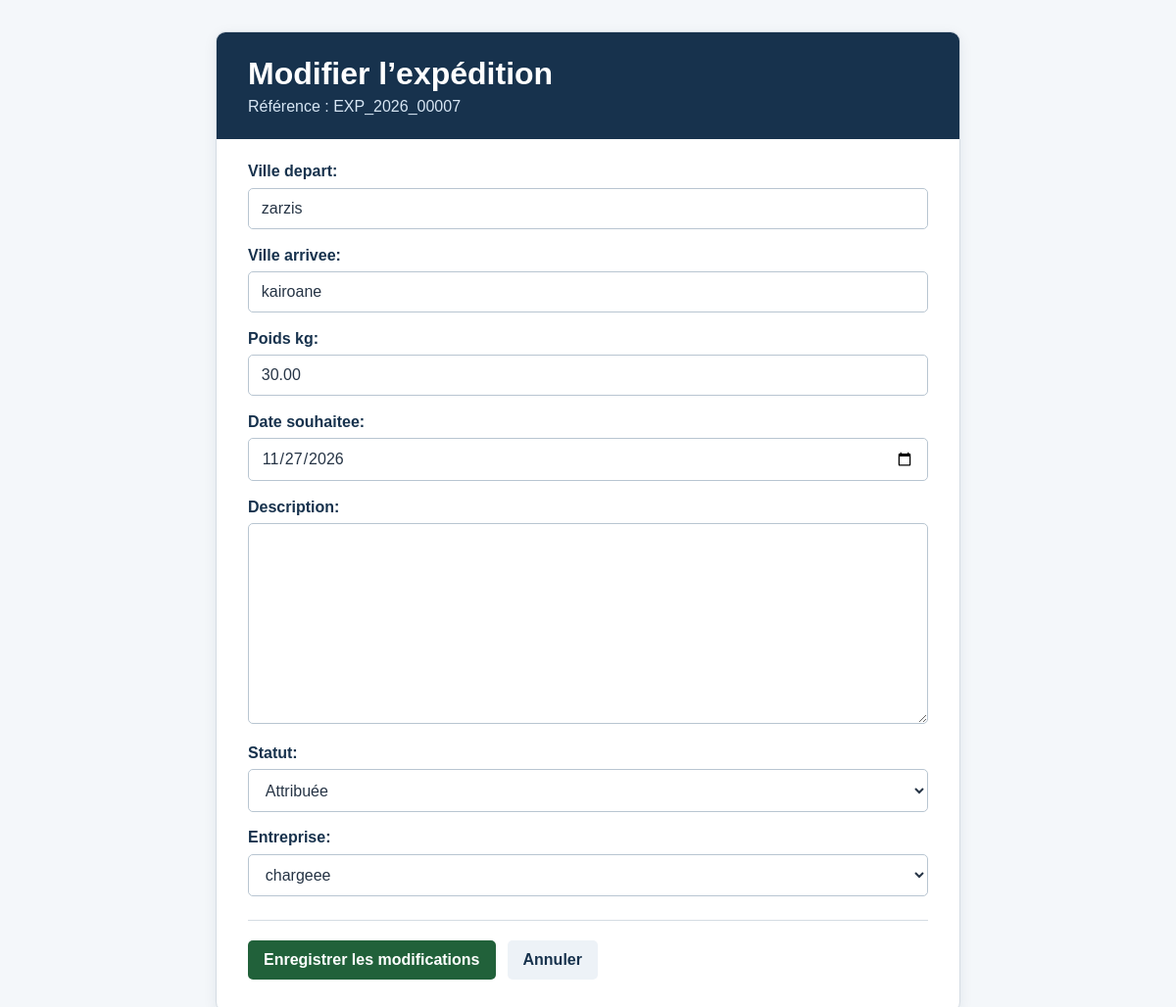
The app's page /expedition/expedition/8/update/ (signed in) with its own data.
### ExpeditionApp/models.py (models this page shows, shortened)
class Expedition(models.Model):
    STATUT_CHOICES = [
        ('publiee', 'Publiée'),
        ('attribuee', 'Attribuée'),
        ('en_cours', 'En cours'),
        ('livree', 'Livrée'),
        ('annulee', 'Annulée'),
    ]
    reference = models.CharField(max_length=20, unique=True, blank=True)
    ville_depart = models.CharField(max_length=100)
    ville_arrivee = models.CharField(max_length=100)
    poids_kg = models.DecimalField(
        max_digits=10,
        decimal_places=2,
        validators=[MinValueValidator(0.01)],
    )
    date_souhaitee = models.DateField()
    description = models.TextField(blank=True)
    statut = models.CharField(max_length=20, choices=STATUT_CHOICES, default='publiee')
    entreprise = models.ForeignKey(
        Entreprise,
        on_delete=models.CASCADE,
        related_name='expeditions',
        limit_choices_to={'type_entreprise': 'chargeur'},
    )
    created_at = models.DateTimeField(auto_now_add=True)
    updated_at = models.DateTimeField(auto_now=True)
    class Meta:
        ordering = ['-created_at']

### ExpeditionApp/views.py (the view)
# urls.py: path('expedition/<int:pk>/update/', ExpeditionUpdateView.as_view(), name='expedition_update')
@method_decorator(staff_member_required, name='dispatch')
class ExpeditionUpdateView(UpdateView):
    model = Expedition
    form_class = ExpeditionForm
    template_name = 'form.html'
    success_url = reverse_lazy('list_expeditions')

### ExpeditionApp/forms.py
class ExpeditionForm(forms.ModelForm):
    class Meta:
        model = Expedition
        fields = '__all__'
        exclude =['reference','id', 'created_at', 'updated_at']
        widgets = {"date_souhaitee": forms.DateInput(attrs={"type": "date"})}

### EntrepriseApp/models.py (called while the page is built)
    def __str__(self):
        return self.raison_sociale

### templates/form.html (shortened to what this page needs)
<!DOCTYPE html>
<html lang="fr">
<head>
</head>
<body>
    <main>
        <header class="page-header">
            <h1>{% if object %}Modifier l’expédition{% else %}Créer une expédition{% endif %}</h1>
            {% if object %}
                <p>Référence : {{ object.reference }}</p>
            {% else %}
                <p>Renseignez les informations de la nouvelle expédition.</p>
            {% endif %}
        </header>
        <form method="post">
            {{ form.as_p }}
            <div class="form-actions">
                <button class="button submit-button" type="submit">
                    {% if object %}Enregistrer les modifications{% else %}Créer l’expédition{% endif %}
                </button>
                <a class="button cancel-button" href="{% url 'list_expeditions' %}">Annuler</a>
            </div>
        </form>
    </main>
</body>
</html>

### templates/form.html (style rules this page uses)
* { box-sizing: border-box; }
body { background: #f4f7fa; color: #263445; font-family: Arial, sans-serif; margin: 0; padding: 2rem 1rem; }
main { background: #fff; border: 1px solid #d5dce3; border-radius: 10px; box-shadow: 0 4px 14px rgb(23 50 77 / 8%); margin: 0 auto; max-width: 760px; overflow: hidden; }
.page-header { background: #17324d; color: #fff; padding: 1.5rem 2rem; }
.page-header h1 { margin: 0 0 0.4rem; }
.page-header p { color: #d7e6f4; margin: 0; }
form { padding: 1.5rem 2rem 2rem; }
form p { margin: 0 0 1.1rem; }
label { color: #17324d; display: block; font-weight: 700; margin-bottom: 0.45rem; }
input:not([type="checkbox"]):not([type="radio"]), select, textarea { background: #fff; border: 1px solid #b8c5d1; border-radius: 5px; color: #263445; font: inherit; max-width: 100%; padding: 0.7rem 0.8rem; width: 100%; }
textarea { min-height: 120px; resize: vertical; }
.form-actions { border-top: 1px solid #d5dce3; display: flex; flex-wrap: wrap; gap: 0.75rem; margin-top: 1.5rem; padding-top: 1.25rem; }
.button { border: 0; border-radius: 5px; cursor: pointer; display: inline-block; font: inherit; font-weight: 700; padding: 0.7rem 1rem; text-decoration: none; }
.submit-button { background: #21613a; color: #fff; }
.cancel-button { background: #edf2f7; color: #17324d; }

### records on screen
Expedition: reference "EXP_2026_00007", ville_depart "zarzis", ville_arrivee "kairoane", poids_kg "30.00", date_souhaitee "11/27/2026", statut "Attribuée", entreprise "chargeee"
